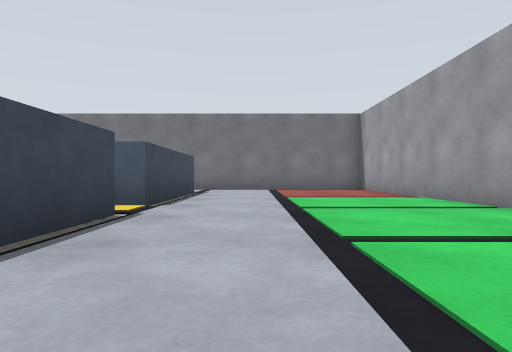
[1] (above)

21 first-person views from a walk through a world built for the Gazebo simulator. The camera is 0.43 m above the floor, looks level and sees 70° across. The floor is counted in squares, 1 m on a side. Each view is taken from the middle of a square. On the plan, view 1 faces up. The plan holds only what a view shows up to about 9 squares ahead; the rest is blank.

[2]
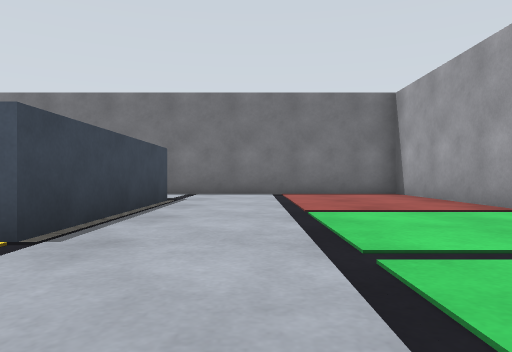

[3]
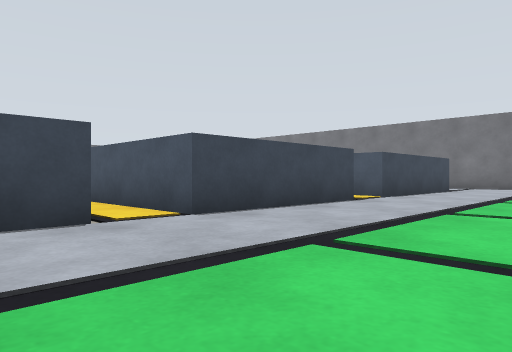

[4]
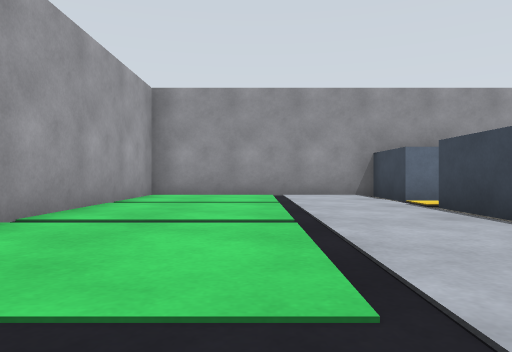

[5]
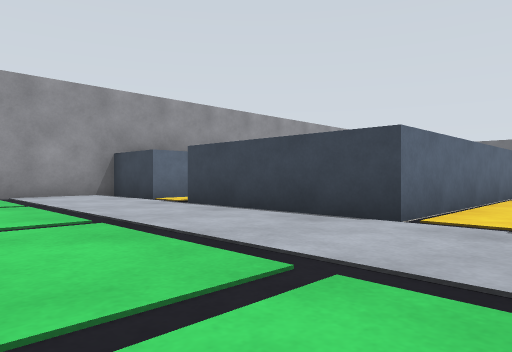

[6]
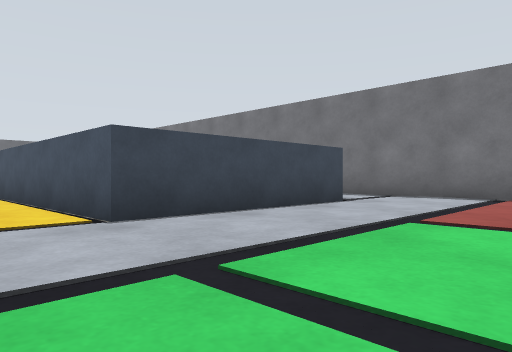

[7]
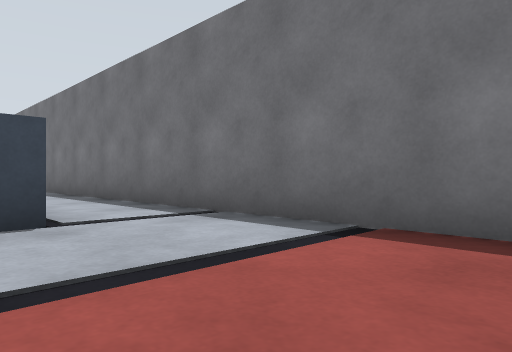

[8]
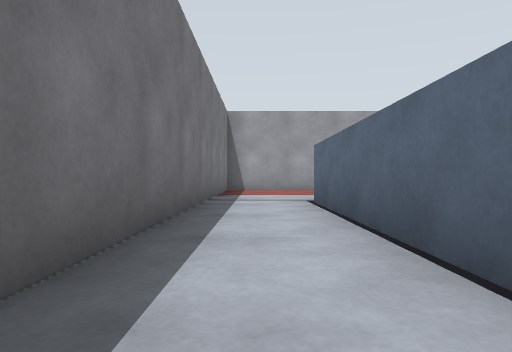

[9]
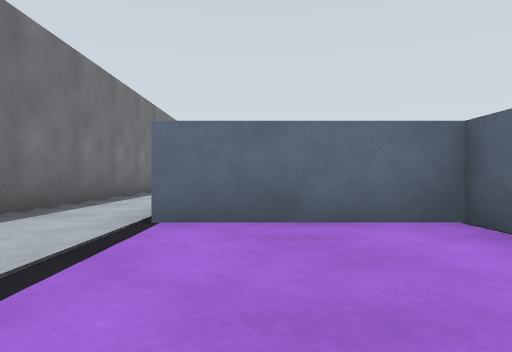

[10]
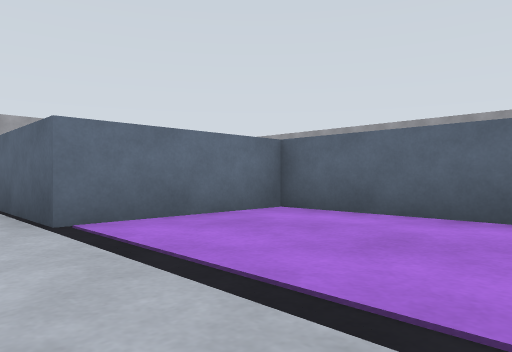

[11]
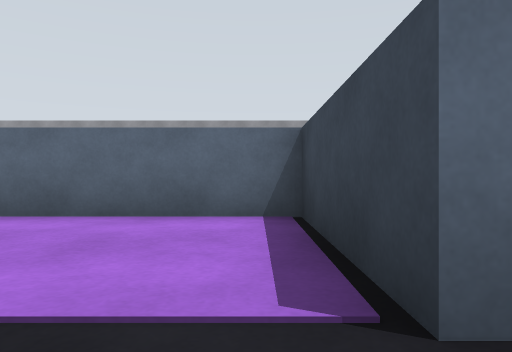

[12]
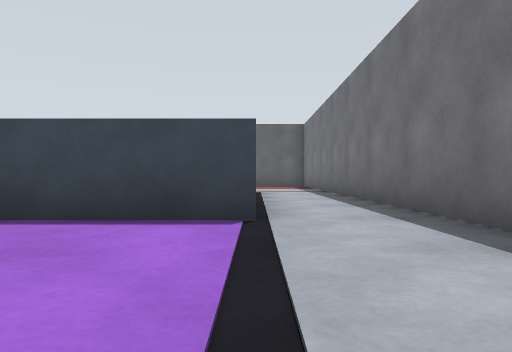

[13]
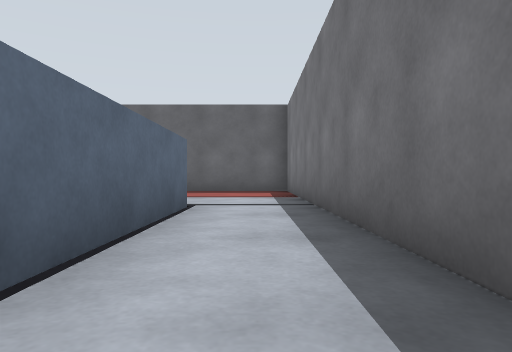

[14]
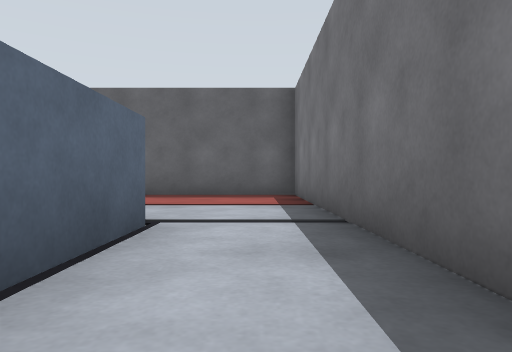

[15]
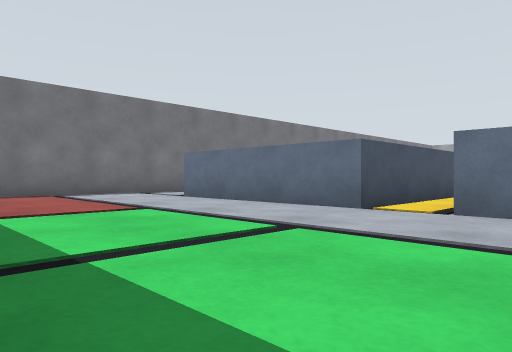

[16]
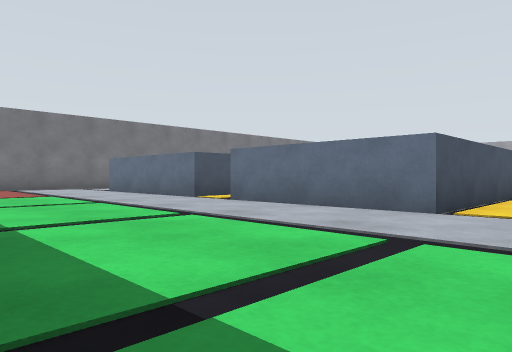

[17]
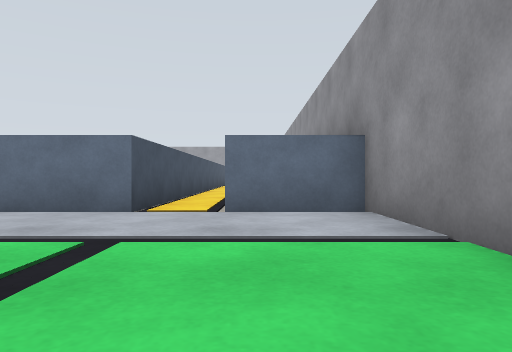

[18]
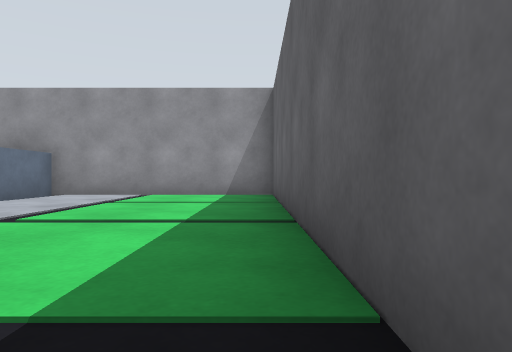

[19]
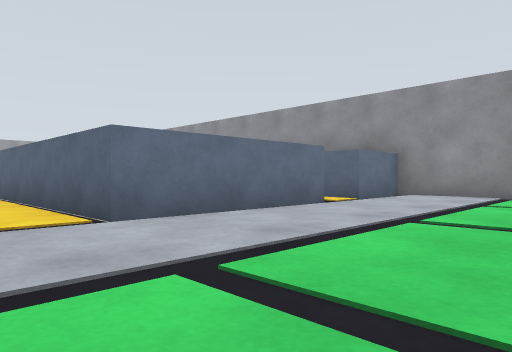

[20]
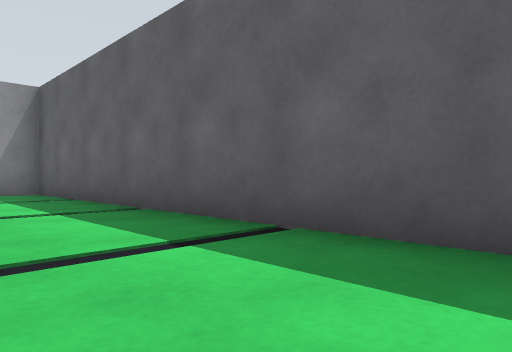

[21]
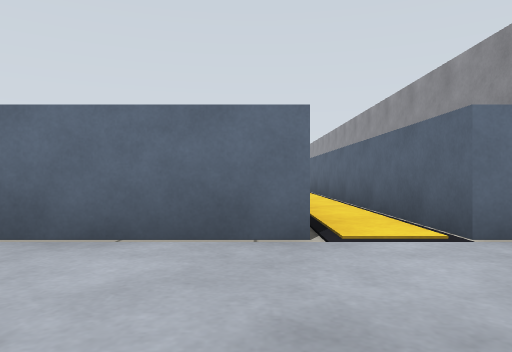

### Floor plan
Points are (right, up) in squares from view 1. A wall is a line through its corners. A room is listed if a view was taken in it or the views show most of it. See-through windows are left out.
Room 1 (views 1, 2, 3, 4, 5, 6, 7)
walls: (-7, 4.4) (-1.7, 4.4) (-1.7, 0.6) (-4.9, 0.6); (3.4, 4.8) (3.4, 11.9) (-7.9, 11.9); (-2.6, -0.6) (-1.7, -0.6) (-1.7, -2.4) (3.4, -2.4) (3.4, 2.6); (-7.5, 10) (-1.7, 10) (-1.7, 5.6) (-7.1, 5.6); (-13.2, 5.6) (-17.3, 5.6); (-13, 0.6) (-17.3, 0.6); (-17.3, 4.4) (-11.9, 4.4); (-17.3, -0.6) (-11, -0.6)
ways out: opening at (-7, 11) to room 2; opening at (-17, 0) to room 3; opening at (-17, 5) to room 3
Room 2 (views 8, 9, 10, 11, 12, 13, 14)
walls: (-11.5, 10) (-11.5, 7) (-7.5, 7) (-7.5, 10); (-10.6, 11.9) (-17.5, 11.9); (-17.3, 10) (-13.4, 10)
ways out: opening at (-7, 11) to room 1; opening at (-18, 11) to room 3
Room 3 (views 15, 16, 17, 18, 19, 20, 21)
walls: (-17.3, 5.6) (-17.3, 10); (-22.4, 6.6) (-22.4, -2.4) (-17.3, -2.4) (-17.3, -0.6); (-17.3, 0.6) (-17.3, 4.4); (-17.5, 11.9) (-22.4, 11.9) (-22.4, 8.4)
ways out: opening at (-17, 0) to room 1; opening at (-17, 5) to room 1; opening at (-18, 11) to room 2

Positions as (right, up) in squares from view 1, and headings:
1: (0, 0), facing up
2: (0, 3), facing up
3: (2, -2), facing up-left
4: (1, 6), facing down
5: (2, 6), facing down-left
6: (2, 4), facing up-left
7: (2, 9), facing up-left
8: (-8, 11), facing right
9: (-11, 9), facing right
10: (-11, 11), facing down-right
11: (-11, 11), facing down
12: (-8, 10), facing left
13: (-12, 11), facing left
14: (-14, 11), facing left
15: (-22, 3), facing up-right
16: (-22, -1), facing up-right
17: (-22, -1), facing right
18: (-22, 6), facing down
19: (-21, 6), facing down-right
20: (-20, 7), facing down-left
21: (-20, 1), facing right
